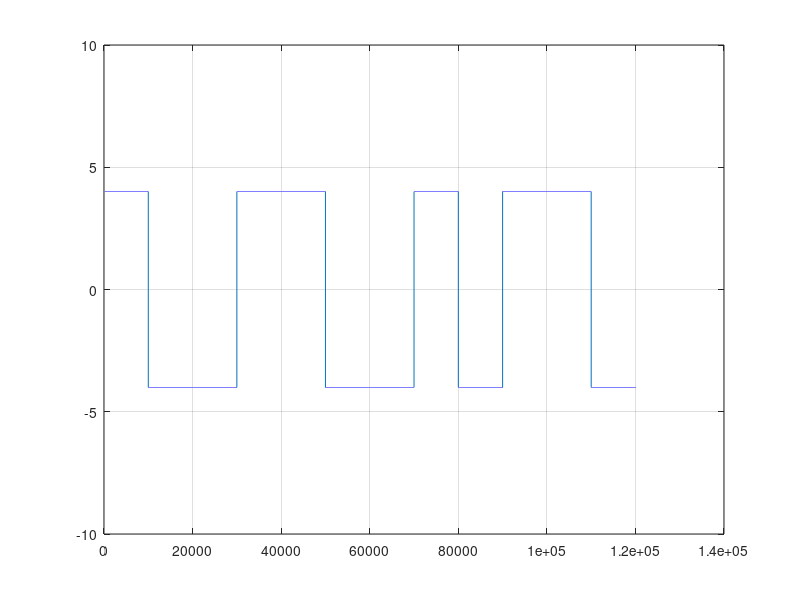

The MATLAB source for this figure:
clc;
clear;

data = [0 1 0 1 1 0];
k=1;
t=0;
voltageLevel=4;
samplesize = 10000;
bitrate = 2;
for j=1:length(data)
      
        if data(j)==1
            for i=0:1/samplesize:(bitrate/2) 
             result(k)=-voltageLevel;
             time(k)=t;
             k=k+1;
             t=t+1;
            end;
             for l=i:1/samplesize:bitrate
                result(k)=voltageLevel;
                time(k)=t;
                k=k+1;
                t=t+1;     
             end;
            
        else
             for i=0:1/samplesize:(bitrate/2) 
             result(k)=voltageLevel;
             time(k)=t;
             k=k+1;
             t=t+1;
            end;
             for l=i:1/samplesize:bitrate
                result(k)=-voltageLevel;
                time(k)=t;
                k=k+1;
                t=t+1;     
             end;
         end;
        
  
 end;
         
        
      
    
      
     
 
 plot(time,result);
  grid on;
 ylim([-10 10]);
 